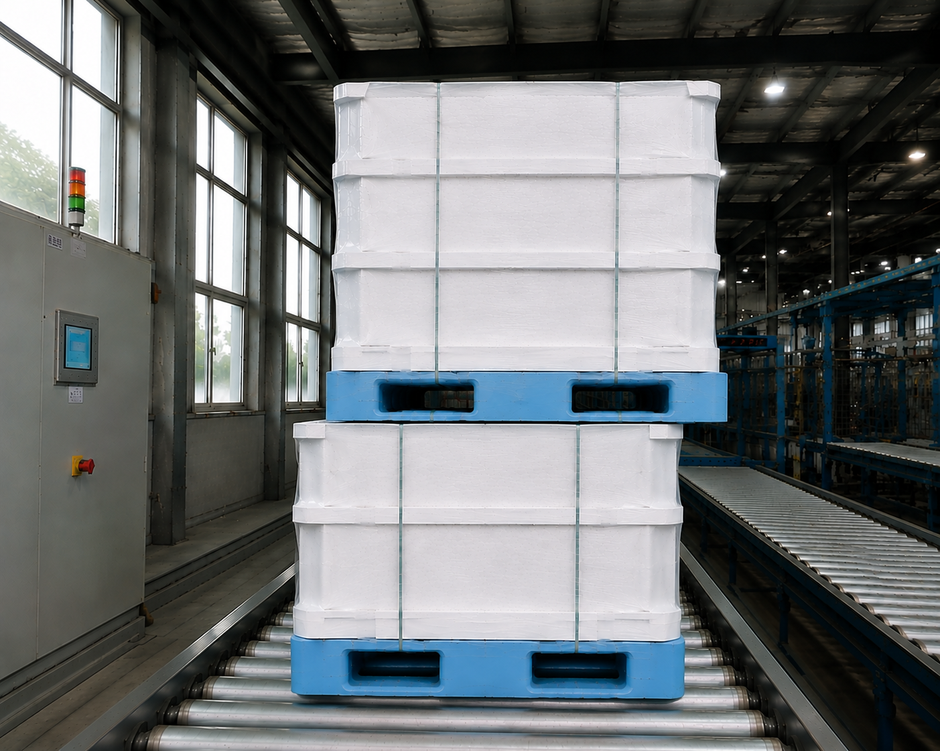
#> input picture algorithm_modules/pallet_overhang_detection_module/data/1.png, 940 x 751 px, shrunk from 1403 x 1121 before the run
$ python pallet_overhang_detection.py data/1.png
#> lines starting #> are read from the running program, lines starting #| are printed output that depends on the picture; after the words box and inside, x2 and y2 are one past the last pixel; in counts of white or black regions, pixels touching at a corner belong together
### utils/cv_io.py
# -*- coding: utf-8 -*-
"""OpenCV helpers that work with non-ASCII Windows paths.

cv2.imread / cv2.imwrite fail when the path contains characters such as Chinese
folder names.  Use numpy fromfile / tofile through imdecode / imencode instead.
"""
from __future__ import annotations

from pathlib import Path
from typing import Any, Sequence

import cv2
import numpy as np


def read_image(path: str | Path, flags: int = cv2.IMREAD_COLOR):
    """Read an image from a possibly non-ASCII path. Returns None on failure."""
    file_path = Path(path)
    try:
        data = np.fromfile(str(file_path), dtype=np.uint8)
    except OSError:
        return None
    if data.size == 0:
        return None
    return cv2.imdecode(data, flags)


# [13 lines left out: function write_image, not called in this run]

### algorithm_modules/pallet_overhang_detection_module/pallet_overhang_detection.py
"""
托盘堆垛横向超限检测模块

功能
----
- 最底层蓝色托盘作为基准；
- 上方比较：上层白色货物 / 中间蓝色托盘 / 下层白色货物；
- 左右两侧分别取最外侧边界；
- 最大超出比例 > 5%：REJECT，否则 ACCEPT；
- 不输出可视化图片；
- JSON 仅保留：
    {
      "overhang_percent": 1.23,
      "decision": "ACCEPT"
    }

系统集成
--------
可直接导入：
    from pallet_overhang_detection_module import analyze, analyze_image

    result = analyze(frame_bgr)          # 输入 OpenCV BGR 图像
    result = analyze_image("test.png")   # 输入图片路径

命令行测试
----------
支持单张图片或文件夹批处理，只生成 JSON。
"""

from __future__ import annotations

import argparse
import json
from dataclasses import dataclass
from pathlib import Path

import cv2
import numpy as np


@dataclass(frozen=True)
class Config:
    # 判定阈值
    MAX_OVERHANG_PERCENT: float = 5.0

    # 蓝色托盘 HSV
    BLUE_H_MIN: int = 80
    BLUE_H_MAX: int = 115
    BLUE_S_MIN: int = 40
    BLUE_S_MAX: int = 255
    BLUE_V_MIN: int = 40
    BLUE_V_MAX: int = 255

    # 蓝色托盘候选过滤
    MIN_BLUE_COMPONENT_AREA_RATIO: float = 0.008
    MIN_PALLET_WIDTH_RATIO: float = 0.25
    PALLET_CENTER_TOLERANCE_RATIO: float = 0.32
    PALLET_BOUND_QUANTILE: float = 0.005

    # 白色货物
    WHITE_S_MAX: int = 42
    WHITE_V_MIN: int = 135
    GOODS_SIDE_SEARCH_RATIO: float = 0.20
    WHITE_COLUMN_OCCUPANCY_THRESHOLD: float = 0.42
    COLUMN_SMOOTH_KERNEL: int = 11
    GOODS_VERTICAL_MARGIN_PX: int = 8
    TOP_SEARCH_START_RATIO: float = 0.04


DEFAULT_CONFIG = Config()

IMAGE_SUFFIXES = {
    ".jpg", ".jpeg", ".png", ".bmp", ".tif", ".tiff"
}


def _make_blue_mask(image: np.ndarray, cfg: Config) -> np.ndarray:
    hsv = cv2.cvtColor(image, cv2.COLOR_BGR2HSV)

    mask = cv2.inRange(
        hsv,
        np.array(
            [cfg.BLUE_H_MIN, cfg.BLUE_S_MIN, cfg.BLUE_V_MIN],
            dtype=np.uint8,
        ),
        np.array(
            [cfg.BLUE_H_MAX, cfg.BLUE_S_MAX, cfg.BLUE_V_MAX],
            dtype=np.uint8,
        ),
    )

    mask = cv2.morphologyEx(
        mask,
        cv2.MORPH_OPEN,
        cv2.getStructuringElement(cv2.MORPH_RECT, (3, 3)),
    )
    mask = cv2.morphologyEx(
        mask,
        cv2.MORPH_CLOSE,
        cv2.getStructuringElement(cv2.MORPH_RECT, (5, 5)),
    )
    return mask


def _detect_blue_pallets(image: np.ndarray, cfg: Config) -> list[dict]:
    mask = _make_blue_mask(image, cfg)
    h, w = mask.shape

    count, labels, stats, centroids = cv2.connectedComponentsWithStats(
        mask,
        connectivity=8,
    )

    min_area = h * w * cfg.MIN_BLUE_COMPONENT_AREA_RATIO
    min_width = w * cfg.MIN_PALLET_WIDTH_RATIO
    image_center_x = w / 2.0
    center_tolerance = w * cfg.PALLET_CENTER_TOLERANCE_RATIO
    q = cfg.PALLET_BOUND_QUANTILE

    pallets = []

    for label_id in range(1, count):
        _, _, bw, _, area = stats[label_id]
        cx, cy = centroids[label_id]

        if area < min_area:
            continue
        if bw < min_width:
            continue
        if abs(cx - image_center_x) > center_tolerance:
            continue

        ys, xs = np.nonzero(labels == label_id)
        if len(xs) == 0:
            continue

        left = int(round(np.quantile(xs, q)))
        right = int(round(np.quantile(xs, 1.0 - q)))
        top = int(round(np.quantile(ys, q)))
        bottom = int(round(np.quantile(ys, 1.0 - q)))

        pallets.append({
            "left": left,
            "right": right,
            "top": top,
            "bottom": bottom,
            "width": max(1, right - left),
            "center_y": float(cy),
        })

    pallets.sort(key=lambda p: p["center_y"])
    return pallets


def _make_white_mask(image: np.ndarray, cfg: Config) -> np.ndarray:
    hsv = cv2.cvtColor(image, cv2.COLOR_BGR2HSV)

    mask = (
        (hsv[:, :, 1] <= cfg.WHITE_S_MAX)
        & (hsv[:, :, 2] >= cfg.WHITE_V_MIN)
    ).astype(np.uint8)

    return cv2.morphologyEx(
        mask,
        cv2.MORPH_CLOSE,
        cv2.getStructuringElement(cv2.MORPH_RECT, (5, 5)),
    )


def _smooth(values: np.ndarray, kernel_size: int) -> np.ndarray:
    k = max(3, int(kernel_size))
    if k % 2 == 0:
        k += 1
    return np.convolve(
        values,
        np.ones(k, dtype=np.float64) / k,
        mode="same",
    )


def _goods_side_x(
    white_mask: np.ndarray,
    expected_x: int,
    y0: int,
    y1: int,
    side: str,
    search_radius: int,
    cfg: Config,
) -> int | None:
    h, w = white_mask.shape

    y0 = max(0, min(h - 1, int(y0)))
    y1 = max(y0 + 1, min(h, int(y1)))

    if y1 - y0 < 20:
        return None

    x0 = max(0, expected_x - search_radius)
    x1 = min(w - 1, expected_x + search_radius)

    if x1 <= x0:
        return None

    occupancy = np.mean(
        white_mask[y0:y1, :] > 0,
        axis=0,
    ).astype(np.float64)

    occupancy = _smooth(
        occupancy,
        cfg.COLUMN_SMOOTH_KERNEL,
    )

    threshold = cfg.WHITE_COLUMN_OCCUPANCY_THRESHOLD

    if side == "left":
        candidates = [
            x
            for x in range(x0 + 1, x1 + 1)
            if occupancy[x] >= threshold
            and occupancy[x - 1] < threshold
        ]

        if candidates:
            return min(candidates, key=lambda x: abs(x - expected_x))

        valid = np.flatnonzero(
            occupancy[x0:x1 + 1] >= threshold
        )
        return None if len(valid) == 0 else int(x0 + valid[0])

    candidates = [
        x
        for x in range(x0, x1)
        if occupancy[x] >= threshold
        and occupancy[x + 1] < threshold
    ]

    if candidates:
        return min(candidates, key=lambda x: abs(x - expected_x))

    valid = np.flatnonzero(
        occupancy[x0:x1 + 1] >= threshold
    )
    return None if len(valid) == 0 else int(x0 + valid[-1])


def _detect_goods_pair(
    white_mask: np.ndarray,
    middle_pallet: dict,
    y0: int,
    y1: int,
    cfg: Config,
) -> tuple[int | None, int | None]:
    search_radius = max(
        30,
        int(round(
            middle_pallet["width"] * cfg.GOODS_SIDE_SEARCH_RATIO
        )),
    )

    left = _goods_side_x(
        white_mask,
        middle_pallet["left"],
        y0,
        y1,
        "left",
        search_radius,
        cfg,
    )

    right = _goods_side_x(
        white_mask,
        middle_pallet["right"],
        y0,
        y1,
        "right",
        search_radius,
        cfg,
    )

    return left, right


def analyze(
    image_bgr: np.ndarray,
    cfg: Config = DEFAULT_CONFIG,
) -> dict:
    """
    系统集成主接口。

    参数
    ----
    image_bgr:
        OpenCV BGR 图像。

    返回
    ----
    {
        "overhang_percent": float,
        "decision": "ACCEPT" | "REJECT"
    }
    """
    if image_bgr is None or image_bgr.size == 0:
        raise ValueError("输入图像为空")

    h = image_bgr.shape[0]

    pallets = _detect_blue_pallets(image_bgr, cfg)
    if len(pallets) < 2:
        raise RuntimeError(
            f"有效蓝色托盘不足：只检测到 {len(pallets)} 个"
        )

    # 最下面：待插取托盘
    bottom = pallets[-1]

    # 底层托盘上方距离最近的蓝色托盘
    middle = pallets[-2]

    white_mask = _make_white_mask(image_bgr, cfg)
    margin = cfg.GOODS_VERTICAL_MARGIN_PX

    top_left, top_right = _detect_goods_pair(
        white_mask,
        middle,
        int(round(h * cfg.TOP_SEARCH_START_RATIO)),
        middle["top"] - margin,
        cfg,
    )

    lower_left, lower_right = _detect_goods_pair(
        white_mask,
        middle,
        middle["bottom"] + margin,
        bottom["top"] - margin,
        cfg,
    )

    left_candidates = [
        x
        for x in (top_left, middle["left"], lower_left)
        if x is not None
    ]
    right_candidates = [
        x
        for x in (top_right, middle["right"], lower_right)
        if x is not None
    ]

    if not left_candidates or not right_candidates:
        raise RuntimeError("上部对象左右边界检测失败")

    upper_left = min(left_candidates)
    upper_right = max(right_candidates)

    bottom_width = bottom["right"] - bottom["left"]
    if bottom_width <= 1:
        raise RuntimeError("底层托盘像素宽度异常")

    left_overhang = max(0, bottom["left"] - upper_left)
    right_overhang = max(0, upper_right - bottom["right"])
    max_overhang = max(left_overhang, right_overhang)

    overhang_percent = 100.0 * max_overhang / bottom_width

    return {
        "overhang_percent": round(float(overhang_percent), 3),
        "decision": (
            "REJECT"
            if overhang_percent > cfg.MAX_OVERHANG_PERCENT
            else "ACCEPT"
        ),
    }


def analyze_image(
    image_path: str | Path,
    cfg: Config = DEFAULT_CONFIG,
) -> dict:
    """读取一张图片并返回检测结果，不写文件。"""
    from utils.cv_io import read_image

    image_path = Path(image_path)
    image = read_image(image_path)

    if image is None:
        raise RuntimeError(f"图片读取失败：{image_path}")

    return analyze(image, cfg)


def process_path(
    input_path: str | Path,
    output_dir: str | Path,
    cfg: Config = DEFAULT_CONFIG,
) -> None:
    """
    测试/离线批处理接口。
    输入单图或文件夹，只保存 JSON，不保存图片。
    """
    input_path = Path(input_path)
    output_dir = Path(output_dir)
    output_dir.mkdir(parents=True, exist_ok=True)

    if input_path.is_file():
        image_paths = [input_path]
    elif input_path.is_dir():
        image_paths = sorted(
            p
            for p in input_path.iterdir()
            if p.is_file() and p.suffix.lower() in IMAGE_SUFFIXES
        )
    else:
        raise FileNotFoundError(f"输入路径不存在：{input_path}")

    if not image_paths:
        raise RuntimeError(f"没有找到可处理图片：{input_path}")

    for image_path in image_paths:
        result = analyze_image(image_path, cfg)

        json_path = output_dir / f"{image_path.stem}.json"
        json_path.write_text(
            json.dumps(
                result,
                ensure_ascii=False,
                indent=2,
            ),
            encoding="utf-8",
        )

        print(
            f"[OK] {image_path.name} | "
            f"{result['overhang_percent']:.3f}% | "
            f"{result['decision']}"
        )


def _main() -> int:
    parser = argparse.ArgumentParser(
        description="托盘横向超限检测，只输出 JSON"
    )
    parser.add_argument(
        "input",
        help="单张图片或图片文件夹",
    )
    parser.add_argument(
        "-o",
        "--output-dir",
        default="output",
        help="JSON 输出目录",
    )
    parser.add_argument(
        "--threshold-percent",
        type=float,
        default=DEFAULT_CONFIG.MAX_OVERHANG_PERCENT,
        help="最大允许超出比例，默认 5%%",
    )

    args = parser.parse_args()

    cfg = Config(
        MAX_OVERHANG_PERCENT=args.threshold_percent
    )

    process_path(
        args.input,
        args.output_dir,
        cfg,
    )
#> in read_image, returned value is the input picture: shape (751, 940, 3); mean B, G, R 114.4, 113.2, 109.3
#> in _make_blue_mask, `mask = cv2.inRange( hsv, np.array( [cfg.BLUE_H_MIN, cfg.BLUE_S_MIN, cf..`:
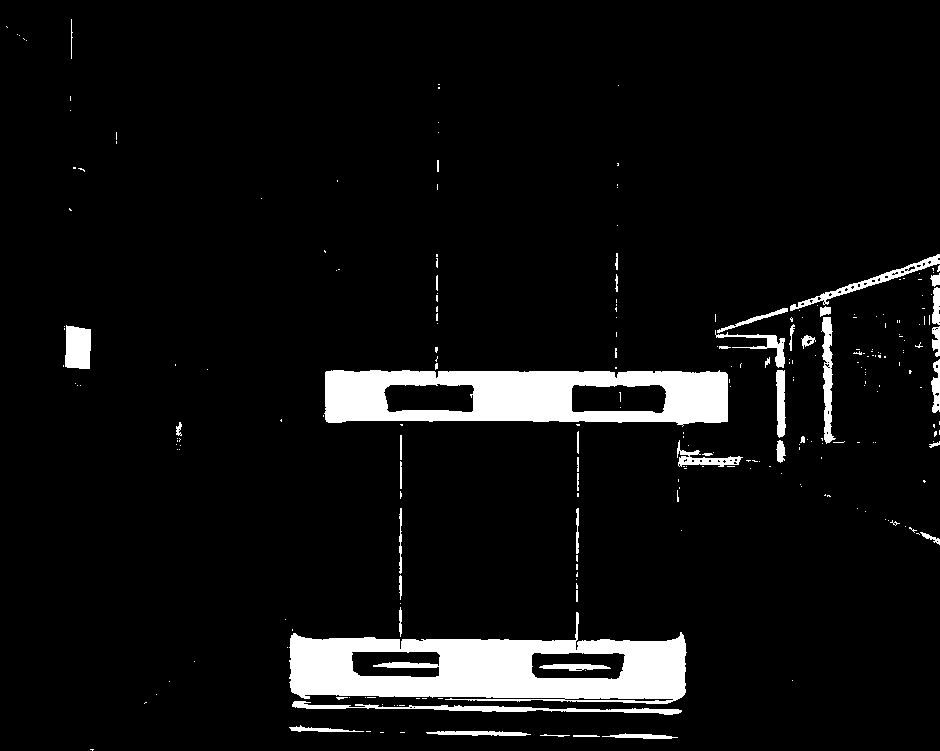
#> mask: shape (751, 940); 6.5% white; 257 white regions (210 under 20 px), largest, box (x1, y1, x2, y2) and area: (289, 612, 687, 704) 19566, (324, 370, 728, 427) 15803, (292, 701, 682, 715) 1494
#> in _make_blue_mask, `mask = cv2.morphologyEx( mask, cv2.MORPH_CLOSE, cv2.getStructuringElem..`:
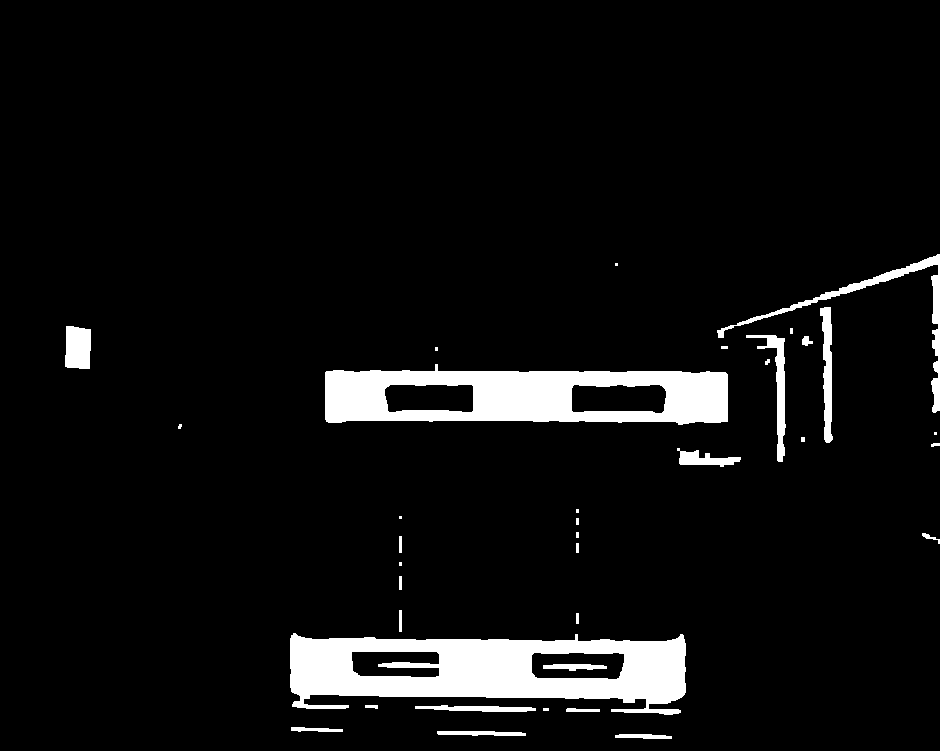
#> mask: shape (751, 940); 6.3% white; 36 white regions (10 under 20 px), largest, box (x1, y1, x2, y2) and area: (290, 633, 686, 715) 19828, (325, 364, 728, 425) 15846, (717, 254, 940, 413) 2295
#> in _detect_blue_pallets, `count, labels, stats, centroids = cv2.connectedComponentsWithStats( ma..`:
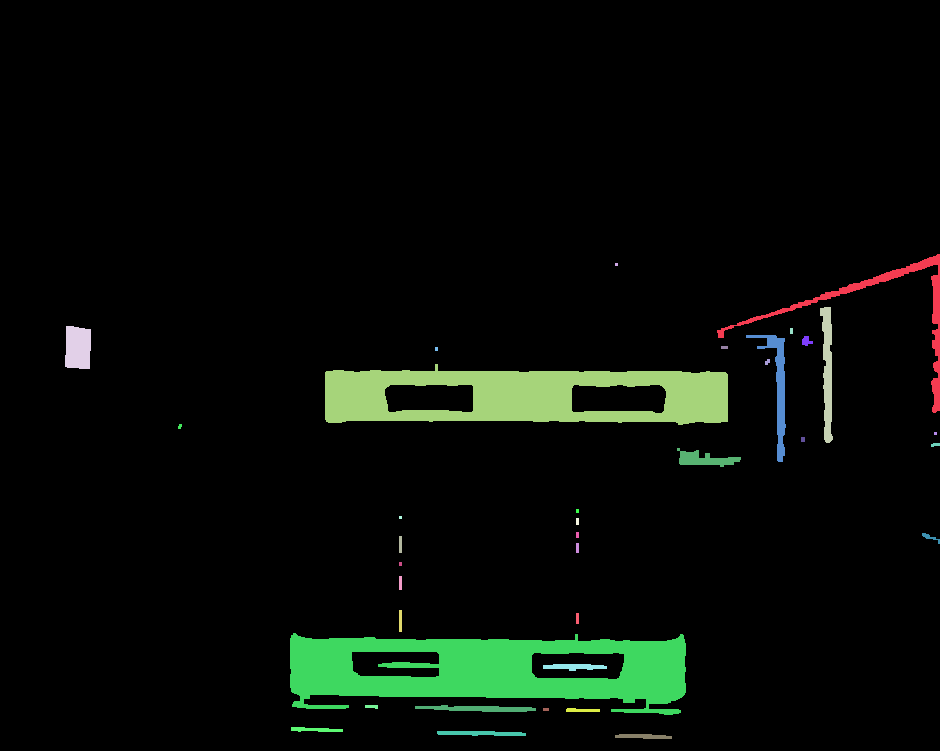
#> labels: shape (751, 940) int32; 37 distinct labels, from 0 to 36; one colour per label, 0 black
#> in _detect_blue_pallets, `count, labels, stats, centroids = cv2.connectedComponentsWithStats( ma..`: count = 37; stats = 37 rows, first 6: [0, 0, 940, 751, 661689], [717, 254, 223, 159, 2295], [615, 263, 3, 3, 9], [820, 307, 13, 136, 1101], [65, 326, 26, 43, 1020], [790, 328, 3, 6, 18]; centroids = 37 pairs, first value 77.52 to 935, second value 264 to 736
#> the loop in _detect_blue_pallets, `for label_id in range(1, count):` made 36 passes
#> (bw, area, cx, cy) on passes 1, 3, 4, 6, 7, 9, 10, 14: (223, 2295, 881.6, 309.1), (13, 1101, 827.1, 371.4), (26, 1020, 77.52, 347.3), (40, 1177, 777.5, 387), (11, 72, 806.1, 340.7), (7, 21, 724, 347), (5, 22, 767, 361.5), (4, 20, 802.5, 439)
#> after the loop in _detect_blue_pallets, `for label_id in range(1, count):`: pallets = 2 items
#> in analyze, `bottom = pallets[-1]`: bottom = {'left': 291, 'right': 683, 'top': 638, 'bottom': 711, 'width': 392, 'center_y': 670}
#> in analyze, `middle = pallets[-2]`: middle = {'left': 326, 'right': 726, 'top': 371, 'bottom': 421, 'width': 400, 'center_y': 395.3}
#> in _make_white_mask, `mask = ( (hsv[:, :, 1] <= cfg.WHITE_S_MAX) & (hsv[:, :, 2] >= cfg.WHIT..`:
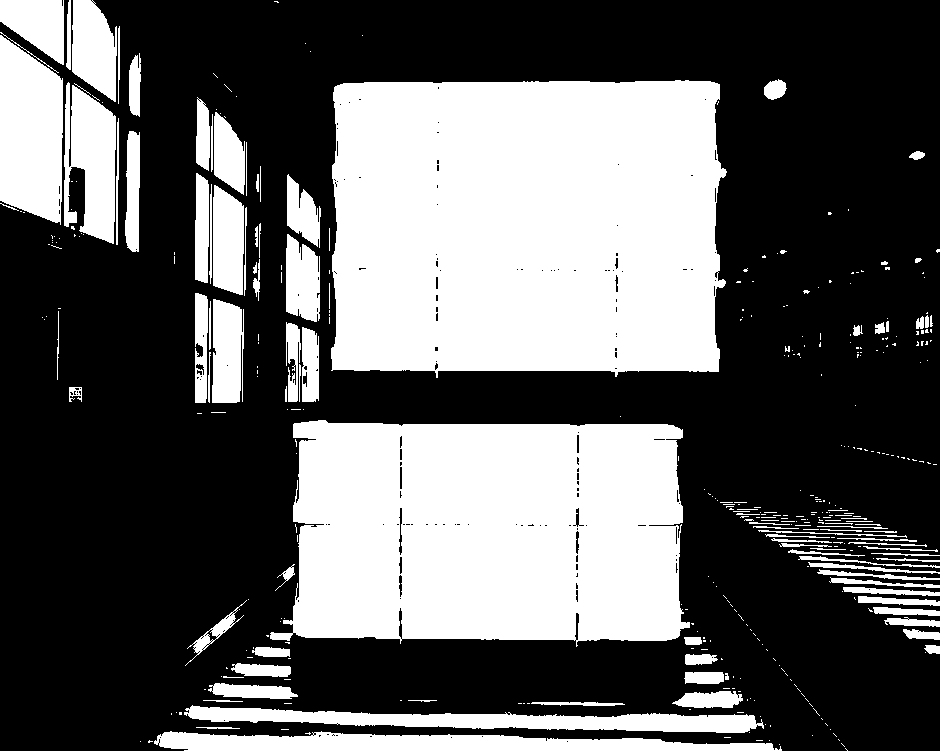
#> mask: shape (751, 940); values 0 (black) and 1 (white), 37.4% white; 401 white regions (299 under 20 px), largest, box (x1, y1, x2, y2) and area: (331, 80, 727, 378) 110472, (270, 420, 690, 647) 81866, (0, 35, 63, 225) 9737
#> in _make_white_mask, `return cv2.morphologyEx( mask, cv2.MORPH_CLOSE, cv2.getStructuringElem..`:
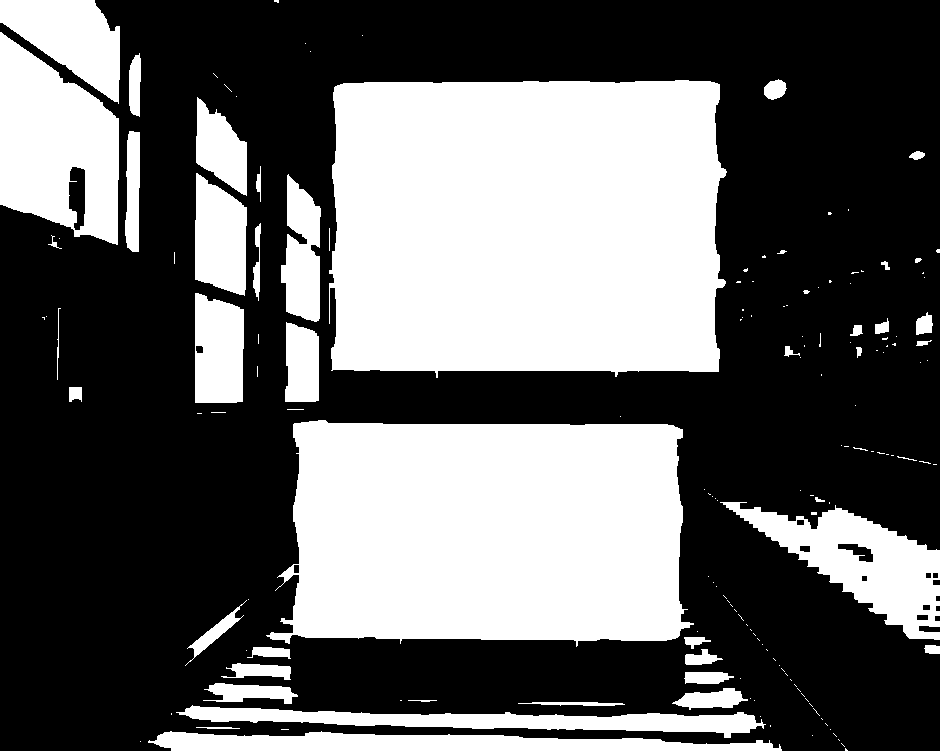
#> returned value: shape (751, 940); values 0 (black) and 1 (white), 39.2% white; 161 white regions (115 under 20 px), largest, box (x1, y1, x2, y2) and area: (329, 80, 727, 378) 110948, (266, 420, 694, 647) 83234, (0, 32, 119, 245) 17130
#> in _detect_goods_pair, `search_radius = max( 30, int(round( middle_pallet["width"] * cfg.GOODS..`: search_radius = 80
#> in _goods_side_x, `x0 = max(0, expected_x - search_radius)`: x0 = 246
#> in _goods_side_x, `x1 = min(w - 1, expected_x + search_radius)`: x1 = 406
#> in _goods_side_x, `occupancy = np.mean( white_mask[y0:y1, :] > 0, axis=0, ).astype(np.flo..`: occupancy = 940 values, max 0.85 at index 675, min 0 at index 120, mean 0.478
#> in _goods_side_x, `occupancy = _smooth( occupancy, cfg.COLUMN_SMOOTH_KERNEL, )`: occupancy = 940 values, max 0.85 at index 680, min 0 at index 146, mean 0.477
#> in _goods_side_x, `candidates = [ x for x in range(x0 + 1, x1 + 1) if occupancy[x] >= thr..`: candidates = [290, 334]
#> in _detect_goods_pair, `left = _goods_side_x( white_mask, middle_pallet["left"], y0, y1, "left..`: left = 334
#> in _detect_goods_pair, `right = _goods_side_x( white_mask, middle_pallet["right"], y0, y1, "ri..`: right = 716
#> in analyze, `top_left, top_right = _detect_goods_pair( white_mask, middle, int(roun..`: top_left = 334; top_right = 716
#> in analyze, `lower_left, lower_right = _detect_goods_pair( white_mask, middle, midd..`: lower_left = 295; lower_right = 680
#> in analyze, `left_candidates = [ x for x in (top_left, middle["left"], lower_left) ..`: left_candidates = [334, 326, 295]
#> in analyze, `right_candidates = [ x for x in (top_right, middle["right"], lower_rig..`: right_candidates = [716, 726, 680]
#> in analyze, `upper_left = min(left_candidates)`: upper_left = 295
#> in analyze, `upper_right = max(right_candidates)`: upper_right = 726
#> in analyze, `bottom_width = bottom["right"] - bottom["left"]`: bottom_width = 392
#> in analyze, `left_overhang = max(0, bottom["left"] - upper_left)`: left_overhang = 0
#> in analyze, `right_overhang = max(0, upper_right - bottom["right"])`: right_overhang = 43
#> in analyze, `overhang_percent = 100.0 * max_overhang / bottom_width`: overhang_percent = 10.97
#> in process_path, `result = analyze_image(image_path, cfg)`: result = {'overhang_percent': 10.97, 'decision': 'REJECT'}
#| [OK] 1.png | 10.969% | REJECT
    return 0


if __name__ == "__main__":
    raise SystemExit(_main())
#> (the program exits here)
